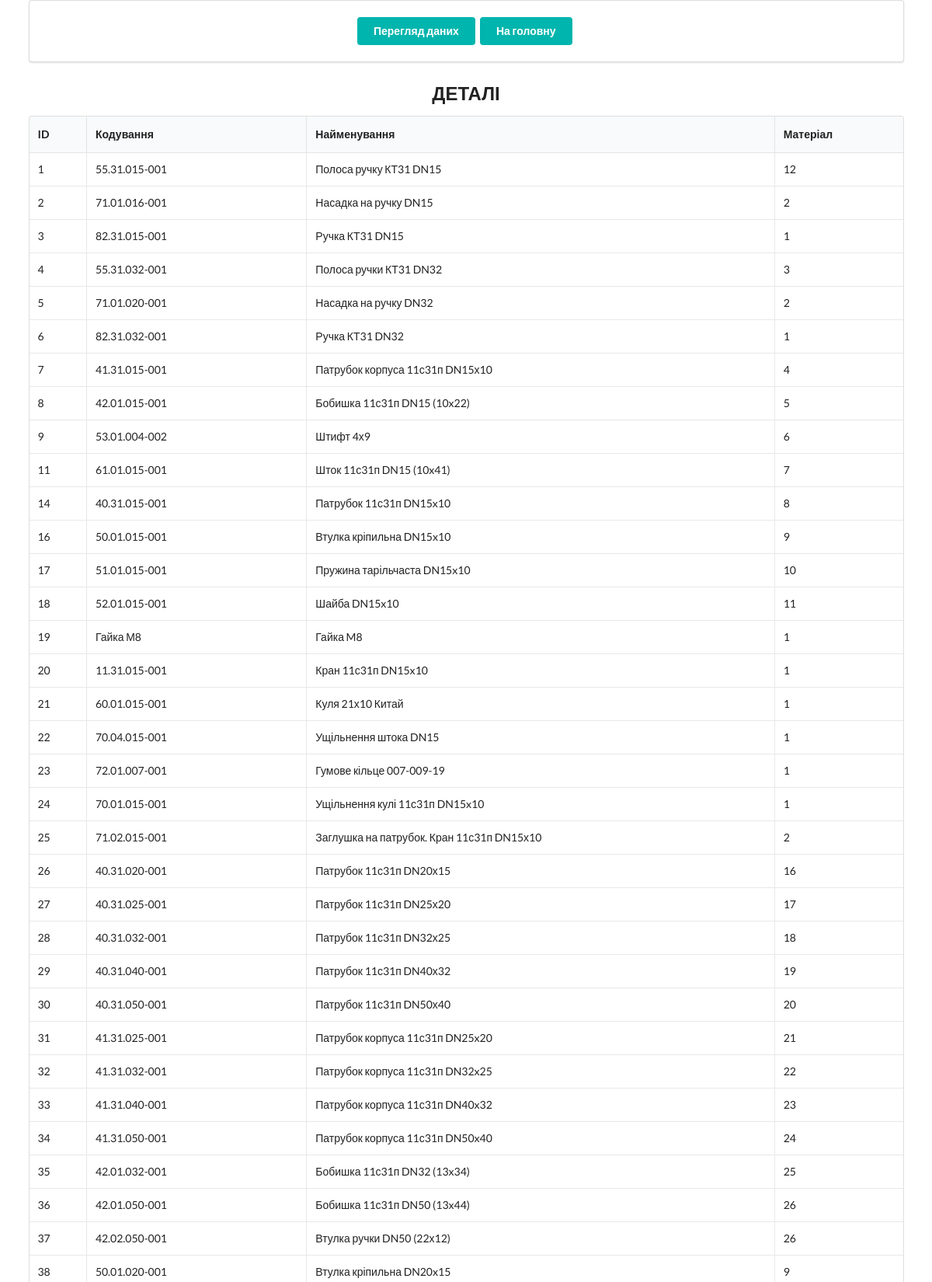
The page /detail_all (upper part) on the database its author committed.
### tables/tables.py (models this page shows)
class Detail(Base):
    __tablename__ = 'details'
    id = Column(Integer, primary_key=True, index=True)                      #
    coding = Column(VARCHAR(13))                                            # Кодування
    name = Column(String)                                                   # Найменування
    product_type= Column(Integer)
    material_id = Column(Integer, ForeignKey("materials.id"))               #
    lenght_workpiece = Column(Float)                                        # Довжина заготовки
    width_workpiece = Column(Float)                                         # Ширина заготовки
    trimming = Column(Float)                                                # Торцовка
    lenght_detail = Column(Float)                                           # Довжина деталі
    rate_costs = Column(Float)                                              # Норма розтрат, мм.
    notes = Column(String)
    price = Column(Float)                                                   # ціна
    date_created = Column(DateTime, default=datetime.today)
    date_updated = Column(DateTime, default=datetime.today, onupdate=datetime.today)
    Material = relationship("Material")
    detail_m_ks = relationship('Detail_m_k', back_populates='detail')

### routers/revision/revision_router.py (the view)
@app.get('/detail_all')
def detailall(request: Request, db_session: Session = Depends(get_db)):
    materials = db_session.query(Material).all()
    details = db_session.query(Detail).all()
    return templates.TemplateResponse('/revision/index_detail_all.html',
                                      {'request': request,
                                       'detail_list': details,
                                       'material_list': materials,}
                                      )

### templates/revision/index_detail_all.html
{% extends 'layout.html' %}
{% block content %}
<div class="ui container">
    <div class="ui padded segment">
        <div class="ui center aligned container">
                <a href="revision" class="ui teal button">Перегляд даних</a>
                <a href="/" class="ui teal button">На головну</a>
        </div>
    </div>
    <h2 class="ui center aligned header">ДЕТАЛІ</h2>
    <table class="ui celled table">
        <thead>
            <tr>
                <th>ID</th>
                <th>Кодування</th>
                <th>Найменування</th>
                <th>Матеріал</th>
            </tr>
        </thead>
        <tbody>
            {% for detail in detail_list %}
                <tr>
                    <td> {{ detail.id }} </td>
                    <td> {{ detail.coding }} </td>
                    <td> {{ detail.name }} </td>
                    <td> {{ detail.material_id }} </td>
                </tr>
            {% endfor %}
        </tbody>
    </table>
</div>
{% endblock content %}

### rows shown on the page
Detail: id "1", coding "55.31.015-001", name "Полоса ручку КТ31 DN15", material_id "12"
Detail: id "2", coding "71.01.016-001", name "Насадка на ручку DN15", material_id "2"
Detail: id "3", coding "82.31.015-001", name "Ручка КТ31 DN15", material_id "1"
Detail: id "4", coding "55.31.032-001", name "Полоса ручки КТ31 DN32", material_id "3"
Detail: id "5", coding "71.01.020-001", name "Насадка на ручку DN32", material_id "2"
Detail: id "6", coding "82.31.032-001", name "Ручка КТ31 DN32", material_id "1"
Detail: id "7", coding "41.31.015-001", name "Патрубок корпуса 11с31п DN15х10", material_id "4"
Detail: id "8", coding "42.01.015-001", name "Бобишка 11с31п DN15 (10x22)", material_id "5"
Detail: id "9", coding "53.01.004-002", name "Штифт 4х9", material_id "6"
Detail: id "11", coding "61.01.015-001", name "Шток 11с31п DN15 (10x41)", material_id "7"
Detail: id "14", coding "40.31.015-001", name "Патрубок 11с31п DN15x10", material_id "8"
Detail: id "16", coding "50.01.015-001", name "Втулка кріпильна DN15x10", material_id "9"
Detail: id "17", coding "51.01.015-001", name "Пружина тарільчаста DN15x10", material_id "10"
Detail: id "18", coding "52.01.015-001", name "Шайба DN15x10", material_id "11"
Detail: id "19", coding "Гайка М8", name "Гайка M8", material_id "1"
Detail: id "20", coding "11.31.015-001", name "Кран 11с31п DN15x10", material_id "1"
Detail: id "21", coding "60.01.015-001", name "Куля 21х10 Китай", material_id "1"
Detail: id "22", coding "70.04.015-001", name "Ущільнення штока DN15", material_id "1"
Detail: id "23", coding "72.01.007-001", name "Гумове кільце 007-009-19", material_id "1"
Detail: id "24", coding "70.01.015-001", name "Ущільнення кулі 11с31п DN15x10", material_id "1"
Detail: id "25", coding "71.02.015-001", name "Заглушка на патрубок. Кран 11с31п DN15х10", material_id "2"
Detail: id "26", coding "40.31.020-001", name "Патрубок 11с31п DN20х15", material_id "16"
Detail: id "27", coding "40.31.025-001", name "Патрубок 11с31п DN25х20", material_id "17"
Detail: id "28", coding "40.31.032-001", name "Патрубок 11с31п DN32х25", material_id "18"
Detail: id "29", coding "40.31.040-001", name "Патрубок 11с31п DN40х32", material_id "19"
Detail: id "30", coding "40.31.050-001", name "Патрубок 11с31п DN50х40", material_id "20"
Detail: id "31", coding "41.31.025-001", name "Патрубок корпуса 11с31п DN25x20", material_id "21"
Detail: id "32", coding "41.31.032-001", name "Патрубок корпуса 11с31п DN32x25", material_id "22"
Detail: id "33", coding "41.31.040-001", name "Патрубок корпуса 11с31п DN40x32", material_id "23"
Detail: id "34", coding "41.31.050-001", name "Патрубок корпуса 11с31п DN50x40", material_id "24"
Detail: id "35", coding "42.01.032-001", name "Бобишка 11с31п DN32 (13x34)", material_id "25"
Detail: id "36", coding "42.01.050-001", name "Бобишка 11с31п DN50 (13x44)", material_id "26"
Detail: id "37", coding "42.02.050-001", name "Втулка ручки DN50 (22х12)", material_id "26"
Detail: id "38", coding "50.01.020-001", name "Втулка кріпильна DN20x15", material_id "9"
